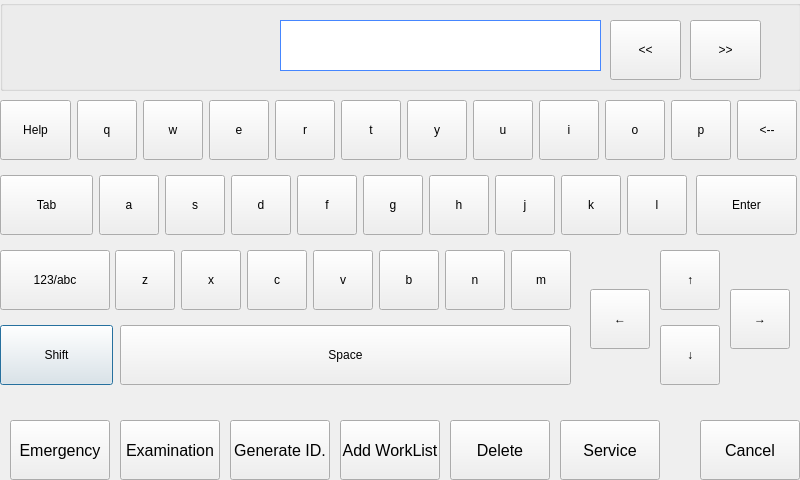
<?xml version="1.0" encoding="UTF-8"?>
<ui version="4.0">
 <class>Dialog</class>
 <widget class="QDialog" name="Dialog">
  <property name="geometry">
   <rect>
    <x>0</x>
    <y>0</y>
    <width>800</width>
    <height>480</height>
   </rect>
  </property>
  <property name="windowTitle">
   <string>Dialog</string>
  </property>
  <widget class="KeyBoardButton" name="keyBoardButton">
   <property name="geometry">
    <rect>
     <x>0</x>
     <y>325</y>
     <width>113</width>
     <height>60</height>
    </rect>
   </property>
   <property name="text">
    <string>Shift</string>
   </property>
   <property name="buttonId">
    <number>512</number>
   </property>
  </widget>
  <widget class="KeyBoardButton" name="keyBoardButton_2">
   <property name="geometry">
    <rect>
     <x>77</x>
     <y>100</y>
     <width>60</width>
     <height>60</height>
    </rect>
   </property>
   <property name="text">
    <string>q</string>
   </property>
   <property name="buttonId">
    <number>81</number>
   </property>
  </widget>
  <widget class="KeyBoardButton" name="keyBoardButton_3">
   <property name="geometry">
    <rect>
     <x>143</x>
     <y>100</y>
     <width>60</width>
     <height>60</height>
    </rect>
   </property>
   <property name="text">
    <string>w</string>
   </property>
   <property name="buttonId">
    <number>87</number>
   </property>
  </widget>
  <widget class="KeyBoardButton" name="keyBoardButton_4">
   <property name="geometry">
    <rect>
     <x>275</x>
     <y>100</y>
     <width>60</width>
     <height>60</height>
    </rect>
   </property>
   <property name="text">
    <string>r</string>
   </property>
   <property name="buttonId">
    <number>82</number>
   </property>
  </widget>
  <widget class="KeyBoardButton" name="keyBoardButton_5">
   <property name="geometry">
    <rect>
     <x>341</x>
     <y>100</y>
     <width>60</width>
     <height>60</height>
    </rect>
   </property>
   <property name="text">
    <string>t</string>
   </property>
   <property name="buttonId">
    <number>84</number>
   </property>
  </widget>
  <widget class="KeyBoardButton" name="keyBoardButton_6">
   <property name="geometry">
    <rect>
     <x>209</x>
     <y>100</y>
     <width>60</width>
     <height>60</height>
    </rect>
   </property>
   <property name="text">
    <string>e</string>
   </property>
   <property name="buttonId">
    <number>69</number>
   </property>
  </widget>
  <widget class="KeyBoardButton" name="keyBoardButton_7">
   <property name="geometry">
    <rect>
     <x>473</x>
     <y>100</y>
     <width>60</width>
     <height>60</height>
    </rect>
   </property>
   <property name="text">
    <string>u</string>
   </property>
   <property name="buttonId">
    <number>85</number>
   </property>
  </widget>
  <widget class="KeyBoardButton" name="keyBoardButton_8">
   <property name="geometry">
    <rect>
     <x>539</x>
     <y>100</y>
     <width>60</width>
     <height>60</height>
    </rect>
   </property>
   <property name="text">
    <string>i</string>
   </property>
   <property name="buttonId">
    <number>73</number>
   </property>
  </widget>
  <widget class="KeyBoardButton" name="keyBoardButton_9">
   <property name="geometry">
    <rect>
     <x>407</x>
     <y>100</y>
     <width>60</width>
     <height>60</height>
    </rect>
   </property>
   <property name="text">
    <string>y</string>
   </property>
   <property name="buttonId">
    <number>89</number>
   </property>
  </widget>
  <widget class="KeyBoardButton" name="keyBoardButton_10">
   <property name="geometry">
    <rect>
     <x>671</x>
     <y>100</y>
     <width>60</width>
     <height>60</height>
    </rect>
   </property>
   <property name="text">
    <string>p</string>
   </property>
   <property name="buttonId">
    <number>80</number>
   </property>
  </widget>
  <widget class="KeyBoardButton" name="keyBoardButton_11">
   <property name="geometry">
    <rect>
     <x>737</x>
     <y>100</y>
     <width>60</width>
     <height>60</height>
    </rect>
   </property>
   <property name="text">
    <string>&lt;--</string>
   </property>
   <property name="buttonId">
    <number>8</number>
   </property>
  </widget>
  <widget class="KeyBoardButton" name="keyBoardButton_12">
   <property name="geometry">
    <rect>
     <x>605</x>
     <y>100</y>
     <width>60</width>
     <height>60</height>
    </rect>
   </property>
   <property name="text">
    <string>o</string>
   </property>
   <property name="buttonId">
    <number>79</number>
   </property>
  </widget>
  <widget class="KeyBoardButton" name="keyBoardButton_13">
   <property name="geometry">
    <rect>
     <x>429</x>
     <y>175</y>
     <width>60</width>
     <height>60</height>
    </rect>
   </property>
   <property name="text">
    <string>h</string>
   </property>
   <property name="buttonId">
    <number>72</number>
   </property>
  </widget>
  <widget class="KeyBoardButton" name="keyBoardButton_14">
   <property name="geometry">
    <rect>
     <x>696</x>
     <y>175</y>
     <width>101</width>
     <height>60</height>
    </rect>
   </property>
   <property name="text">
    <string>Enter</string>
   </property>
   <property name="buttonId">
    <number>13</number>
   </property>
  </widget>
  <widget class="KeyBoardButton" name="keyBoardButton_15">
   <property name="geometry">
    <rect>
     <x>99</x>
     <y>175</y>
     <width>60</width>
     <height>60</height>
    </rect>
   </property>
   <property name="text">
    <string>a</string>
   </property>
   <property name="buttonId">
    <number>65</number>
   </property>
  </widget>
  <widget class="KeyBoardButton" name="keyBoardButton_16">
   <property name="geometry">
    <rect>
     <x>165</x>
     <y>175</y>
     <width>60</width>
     <height>60</height>
    </rect>
   </property>
   <property name="text">
    <string>s</string>
   </property>
   <property name="buttonId">
    <number>83</number>
   </property>
  </widget>
  <widget class="KeyBoardButton" name="keyBoardButton_17">
   <property name="geometry">
    <rect>
     <x>495</x>
     <y>175</y>
     <width>60</width>
     <height>60</height>
    </rect>
   </property>
   <property name="text">
    <string>j</string>
   </property>
   <property name="buttonId">
    <number>74</number>
   </property>
  </widget>
  <widget class="KeyBoardButton" name="keyBoardButton_18">
   <property name="geometry">
    <rect>
     <x>0</x>
     <y>250</y>
     <width>110</width>
     <height>60</height>
    </rect>
   </property>
   <property name="text">
    <string>123/abc</string>
   </property>
   <property name="buttonId">
    <number>513</number>
   </property>
  </widget>
  <widget class="KeyBoardButton" name="keyBoardButton_19">
   <property name="geometry">
    <rect>
     <x>297</x>
     <y>175</y>
     <width>60</width>
     <height>60</height>
    </rect>
   </property>
   <property name="text">
    <string>f</string>
   </property>
   <property name="buttonId">
    <number>70</number>
   </property>
  </widget>
  <widget class="KeyBoardButton" name="keyBoardButton_20">
   <property name="geometry">
    <rect>
     <x>363</x>
     <y>175</y>
     <width>60</width>
     <height>60</height>
    </rect>
   </property>
   <property name="text">
    <string>g</string>
   </property>
   <property name="buttonId">
    <number>71</number>
   </property>
  </widget>
  <widget class="KeyBoardButton" name="keyBoardButton_21">
   <property name="geometry">
    <rect>
     <x>561</x>
     <y>175</y>
     <width>60</width>
     <height>60</height>
    </rect>
   </property>
   <property name="text">
    <string>k</string>
   </property>
   <property name="buttonId">
    <number>75</number>
   </property>
  </widget>
  <widget class="KeyBoardButton" name="keyBoardButton_23">
   <property name="geometry">
    <rect>
     <x>627</x>
     <y>175</y>
     <width>60</width>
     <height>60</height>
    </rect>
   </property>
   <property name="text">
    <string>l</string>
   </property>
   <property name="buttonId">
    <number>76</number>
   </property>
  </widget>
  <widget class="KeyBoardButton" name="keyBoardButton_24">
   <property name="geometry">
    <rect>
     <x>231</x>
     <y>175</y>
     <width>60</width>
     <height>60</height>
    </rect>
   </property>
   <property name="text">
    <string>d</string>
   </property>
   <property name="buttonId">
    <number>68</number>
   </property>
  </widget>
  <widget class="KeyBoardButton" name="keyBoardButton_26">
   <property name="geometry">
    <rect>
     <x>0</x>
     <y>175</y>
     <width>93</width>
     <height>60</height>
    </rect>
   </property>
   <property name="text">
    <string>Tab</string>
   </property>
   <property name="buttonId">
    <number>9</number>
   </property>
  </widget>
  <widget class="KeyBoardButton" name="keyBoardButton_27">
   <property name="geometry">
    <rect>
     <x>247</x>
     <y>250</y>
     <width>60</width>
     <height>60</height>
    </rect>
   </property>
   <property name="text">
    <string>c</string>
   </property>
   <property name="buttonId">
    <number>67</number>
   </property>
  </widget>
  <widget class="KeyBoardButton" name="keyBoardButton_28">
   <property name="geometry">
    <rect>
     <x>511</x>
     <y>250</y>
     <width>60</width>
     <height>60</height>
    </rect>
   </property>
   <property name="text">
    <string>m</string>
   </property>
   <property name="buttonId">
    <number>77</number>
   </property>
  </widget>
  <widget class="KeyBoardButton" name="keyBoardButton_29">
   <property name="geometry">
    <rect>
     <x>115</x>
     <y>250</y>
     <width>60</width>
     <height>60</height>
    </rect>
   </property>
   <property name="text">
    <string>z</string>
   </property>
   <property name="buttonId">
    <number>90</number>
   </property>
  </widget>
  <widget class="KeyBoardButton" name="keyBoardButton_31">
   <property name="geometry">
    <rect>
     <x>445</x>
     <y>250</y>
     <width>60</width>
     <height>60</height>
    </rect>
   </property>
   <property name="text">
    <string>n</string>
   </property>
   <property name="buttonId">
    <number>78</number>
   </property>
  </widget>
  <widget class="KeyBoardButton" name="keyBoardButton_32">
   <property name="geometry">
    <rect>
     <x>181</x>
     <y>250</y>
     <width>60</width>
     <height>60</height>
    </rect>
   </property>
   <property name="text">
    <string>x</string>
   </property>
   <property name="buttonId">
    <number>88</number>
   </property>
  </widget>
  <widget class="KeyBoardButton" name="keyBoardButton_33">
   <property name="geometry">
    <rect>
     <x>313</x>
     <y>250</y>
     <width>60</width>
     <height>60</height>
    </rect>
   </property>
   <property name="text">
    <string>v</string>
   </property>
   <property name="buttonId">
    <number>86</number>
   </property>
  </widget>
  <widget class="KeyBoardButton" name="keyBoardButton_34">
   <property name="geometry">
    <rect>
     <x>379</x>
     <y>250</y>
     <width>60</width>
     <height>60</height>
    </rect>
   </property>
   <property name="text">
    <string>b</string>
   </property>
   <property name="buttonId">
    <number>66</number>
   </property>
  </widget>
  <widget class="KeyBoardButton" name="keyBoardButton_36">
   <property name="geometry">
    <rect>
     <x>120</x>
     <y>325</y>
     <width>451</width>
     <height>60</height>
    </rect>
   </property>
   <property name="text">
    <string>Space</string>
   </property>
   <property name="buttonId">
    <number>32</number>
   </property>
   <property name="iconNormal">
    <string/>
   </property>
  </widget>
  <widget class="TrigButton" name="trigButton_2">
   <property name="geometry">
    <rect>
     <x>10</x>
     <y>420</y>
     <width>100</width>
     <height>60</height>
    </rect>
   </property>
   <property name="styleSheet">
    <string notr="true">font: 12pt</string>
   </property>
   <property name="text">
    <string>Emergency</string>
   </property>
   <property name="buttonId">
    <number>1322</number>
   </property>
  </widget>
  <widget class="TrigButton" name="trigButton_3">
   <property name="geometry">
    <rect>
     <x>120</x>
     <y>420</y>
     <width>100</width>
     <height>60</height>
    </rect>
   </property>
   <property name="styleSheet">
    <string notr="true">font: 12pt</string>
   </property>
   <property name="text">
    <string>Examination</string>
   </property>
   <property name="buttonId">
    <number>1320</number>
   </property>
  </widget>
  <widget class="TrigButton" name="trigButton_4">
   <property name="geometry">
    <rect>
     <x>700</x>
     <y>420</y>
     <width>100</width>
     <height>60</height>
    </rect>
   </property>
   <property name="styleSheet">
    <string notr="true">font: 12pt</string>
   </property>
   <property name="text">
    <string>Cancel</string>
   </property>
   <property name="buttonId">
    <number>36281</number>
   </property>
  </widget>
  <widget class="TrigButton" name="trigButton_5">
   <property name="geometry">
    <rect>
     <x>230</x>
     <y>420</y>
     <width>100</width>
     <height>60</height>
    </rect>
   </property>
   <property name="styleSheet">
    <string notr="true">font: 12pt</string>
   </property>
   <property name="text">
    <string>Generate ID.</string>
   </property>
   <property name="buttonId">
    <number>1394</number>
   </property>
  </widget>
  <widget class="TrigButton" name="trigButton_6">
   <property name="geometry">
    <rect>
     <x>340</x>
     <y>420</y>
     <width>100</width>
     <height>60</height>
    </rect>
   </property>
   <property name="styleSheet">
    <string notr="true">font: 12pt</string>
   </property>
   <property name="text">
    <string>Add WorkList</string>
   </property>
   <property name="buttonId">
    <number>1321</number>
   </property>
  </widget>
  <widget class="KeyBoardButton" name="keyBoardButton_22">
   <property name="geometry">
    <rect>
     <x>660</x>
     <y>250</y>
     <width>60</width>
     <height>60</height>
    </rect>
   </property>
   <property name="text">
    <string>↑</string>
   </property>
   <property name="buttonId">
    <number>38</number>
   </property>
  </widget>
  <widget class="KeyBoardButton" name="keyBoardButton_25">
   <property name="geometry">
    <rect>
     <x>730</x>
     <y>289</y>
     <width>60</width>
     <height>60</height>
    </rect>
   </property>
   <property name="text">
    <string>→</string>
   </property>
   <property name="buttonId">
    <number>39</number>
   </property>
  </widget>
  <widget class="KeyBoardButton" name="keyBoardButton_37">
   <property name="geometry">
    <rect>
     <x>660</x>
     <y>325</y>
     <width>60</width>
     <height>60</height>
    </rect>
   </property>
   <property name="text">
    <string>↓</string>
   </property>
   <property name="buttonId">
    <number>40</number>
   </property>
  </widget>
  <widget class="KeyBoardButton" name="keyBoardButton_38">
   <property name="geometry">
    <rect>
     <x>590</x>
     <y>289</y>
     <width>60</width>
     <height>60</height>
    </rect>
   </property>
   <property name="text">
    <string>←</string>
   </property>
   <property name="buttonId">
    <number>37</number>
   </property>
  </widget>
  <widget class="GroupBox" name="groupBox_Echo">
   <property name="geometry">
    <rect>
     <x>0</x>
     <y>0</y>
     <width>801</width>
     <height>91</height>
    </rect>
   </property>
   <widget class="KeyBoardButton" name="keyBoardButton_30">
    <property name="geometry">
     <rect>
      <x>690</x>
      <y>20</y>
      <width>71</width>
      <height>60</height>
     </rect>
    </property>
    <property name="text">
     <string>&gt;&gt;</string>
    </property>
    <property name="buttonId">
     <number>9</number>
    </property>
   </widget>
   <widget class="StaticLabel" name="staticLabel">
    <property name="geometry">
     <rect>
      <x>10</x>
      <y>20</y>
      <width>251</width>
      <height>51</height>
     </rect>
    </property>
    <property name="alignment">
     <set>Qt::AlignRight|Qt::AlignTrailing|Qt::AlignVCenter</set>
    </property>
    <property name="iconId">
     <number>4906</number>
    </property>
   </widget>
   <widget class="KeyBoardButton" name="keyBoardButton_35">
    <property name="geometry">
     <rect>
      <x>610</x>
      <y>20</y>
      <width>71</width>
      <height>60</height>
     </rect>
    </property>
    <property name="text">
     <string>&lt;&lt;</string>
    </property>
    <property name="buttonId">
     <number>265</number>
    </property>
   </widget>
   <widget class="StaticLabel" name="staticLabel_2">
    <property name="geometry">
     <rect>
      <x>280</x>
      <y>20</y>
      <width>321</width>
      <height>51</height>
     </rect>
    </property>
    <property name="font">
     <font>
      <pointsize>-1</pointsize>
     </font>
    </property>
    <property name="styleSheet">
     <string notr="true">border-color: rgb(69, 134, 255);border-width:1px;border-style:solid;background-color: rgb(255, 255, 255);</string>
    </property>
    <property name="alignment">
     <set>Qt::AlignLeading|Qt::AlignLeft|Qt::AlignVCenter</set>
    </property>
    <property name="iconId">
     <number>4905</number>
    </property>
   </widget>
  </widget>
  <widget class="KeyBoardButton" name="keyBoardButton_39">
   <property name="geometry">
    <rect>
     <x>0</x>
     <y>100</y>
     <width>71</width>
     <height>60</height>
    </rect>
   </property>
   <property name="text">
    <string>Help</string>
   </property>
   <property name="buttonId">
    <number>112</number>
   </property>
  </widget>
  <widget class="TrigButton" name="trigButton_7">
   <property name="geometry">
    <rect>
     <x>450</x>
     <y>420</y>
     <width>100</width>
     <height>60</height>
    </rect>
   </property>
   <property name="styleSheet">
    <string notr="true">font: 12pt</string>
   </property>
   <property name="text">
    <string>Delete</string>
   </property>
   <property name="buttonId">
    <number>1395</number>
   </property>
  </widget>
  <widget class="TrigButton" name="trigButton_8">
   <property name="geometry">
    <rect>
     <x>560</x>
     <y>420</y>
     <width>100</width>
     <height>60</height>
    </rect>
   </property>
   <property name="styleSheet">
    <string notr="true">font: 12pt</string>
   </property>
   <property name="text">
    <string>Service</string>
   </property>
   <property name="buttonId">
    <number>1398</number>
   </property>
  </widget>
 </widget>
 <customwidgets>
  <customwidget>
   <class>GroupBox</class>
   <extends>QGroupBox</extends>
   <header>groupbox.h</header>
   <container>1</container>
  </customwidget>
  <customwidget>
   <class>KeyBoardButton</class>
   <extends>QPushButton</extends>
   <header>keyboardbutton.h</header>
  </customwidget>
  <customwidget>
   <class>StaticLabel</class>
   <extends>QLabel</extends>
   <header>staticlabel.h</header>
  </customwidget>
  <customwidget>
   <class>TrigButton</class>
   <extends>QPushButton</extends>
   <header>trigbutton.h</header>
  </customwidget>
 </customwidgets>
 <resources/>
 <connections/>
</ui>
